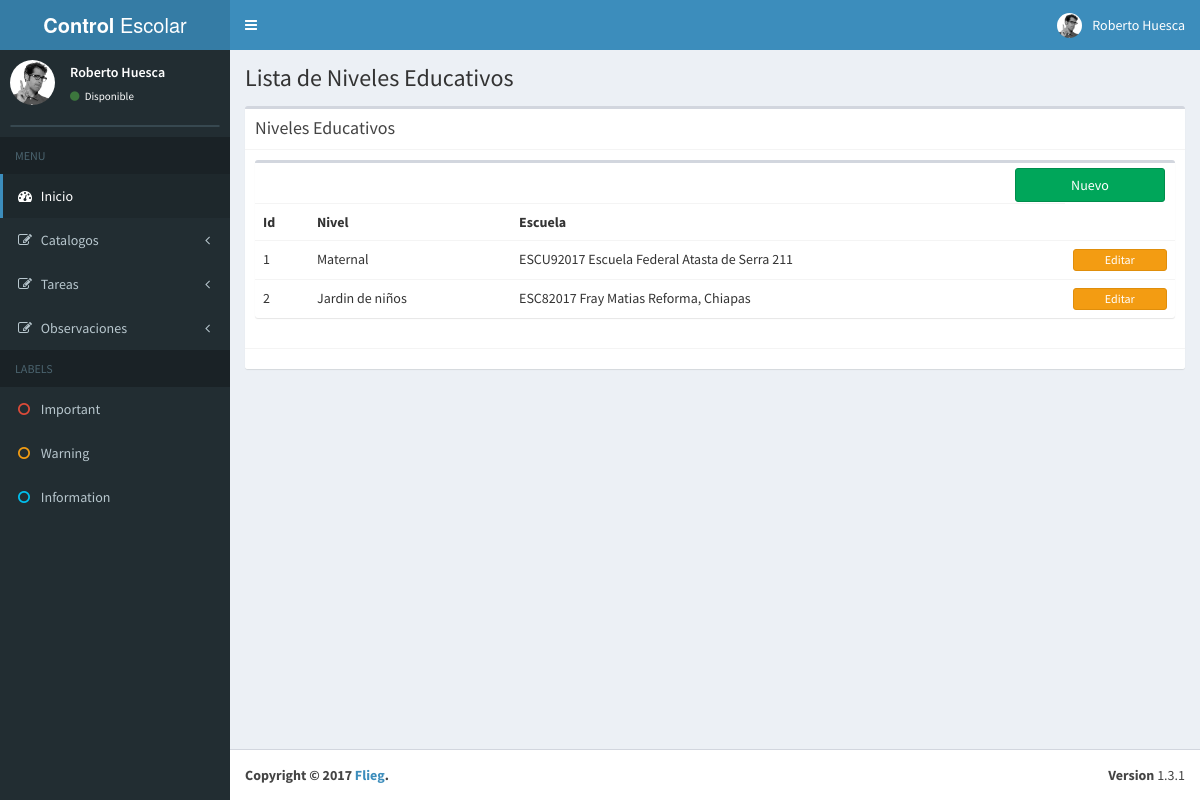
Screenshot of /nivel_educativo/ with the database file from the repository.
### Catalogos/models.py (models this page shows, shortened)
@python_2_unicode_compatible
class NivelEducativo(models.Model):
	escuela = models.ForeignKey(Escuela)
	nivel = models.CharField(max_length=25)

class Escuela(models.Model):
	folio = models.CharField(max_length=50)
	nombre = models.CharField(max_length=250)
	direccion = models.CharField(max_length=250)
	def __str__(self):
		return '%s %s %s' % (self.folio, self.nombre, self.direccion)

### Catalogos/views.py (the view)
# urls.py: url(r'^nivel_educativo/$',ListaNivel.as_view(),
class ListaNivel(ListView):
	model = NivelEducativo

### Catalogos/templates/Catalogos/niveleducativo_list.html (shortened to what this page needs)
{% extends 'base.html' %}
{% block content %}
    <section class="content-header">
      <h1>
        Lista de Niveles Educativos
      </h1>
    </section>
    <section class="content">
      <div class="box">
        <div class="box-header with-border">
          <h3 class="box-title">Niveles Educativos</h3>
        </div>
        <div class="box-body">
          <div class="row">
        <div class="col-xs-12">
          <div class="box">
            <div class="box-header">
              <div class="box-tools">
                <div class="input-group input-group-sm" style="width: 150px;">
                   <button type="button" class="btn btn-block btn-success"><a href="/nivel_educativo/nuevo/">Nuevo</a></button>
                </div>
              </div>
            </div>
            <div class="box-body table-responsive no-padding">
              <table class="table table-hover">
                <tr>
                  <th>Id</th>
                  <th>Nivel</th>
                  <th>Escuela</th>
                </tr>
              {% for niv in object_list %}
                <tr>
                  <td>{{ niv.id }}</td>
                  <td>{{ niv.nivel }}</td>
                  <td>{{ niv.escuela }}</td>
                  <td>   <button type="button" class="btn btn-block btn-warning btn-xs"><a href="{% url "catalogos:editar-nivel" niv.id %}">Editar</a></button></td>
                </tr>
              {% endfor %}
              </table>
            </div>
          </div>
        </div>
      </div>
        </div>
        <div class="box-footer">
        </div>
      </div>
    </section>
{% endblock %}

### static/styles.css (style rules this page uses)
button a { color: #fff; }

### rows the page displays
NivelEducativo: id "1", nivel "Maternal", escuela "ESCU92017 Escuela Federal Atasta de Serra 211"
NivelEducativo: id "2", nivel "Jardin de niños", escuela "ESC82017 Fray Matias Reforma, Chiapas"
